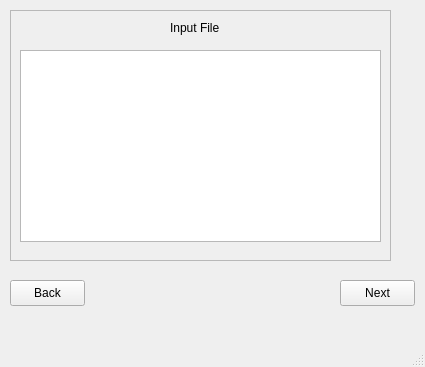
<?xml version="1.0" encoding="UTF-8"?>
<ui version="4.0">
 <class>GsWindow</class>
 <widget class="QMainWindow" name="GsWindow">
  <property name="geometry">
   <rect>
    <x>0</x>
    <y>0</y>
    <width>425</width>
    <height>367</height>
   </rect>
  </property>
  <property name="windowTitle">
   <string>Compute Ground State</string>
  </property>
  <widget class="QWidget" name="centralwidget">
   <widget class="QPushButton" name="pushButton">
    <property name="geometry">
     <rect>
      <x>10</x>
      <y>280</y>
      <width>75</width>
      <height>26</height>
     </rect>
    </property>
    <property name="toolTip">
     <string>&lt;html&gt;&lt;head/&gt;&lt;body&gt;&lt;p&gt;To First Window&lt;/p&gt;&lt;/body&gt;&lt;/html&gt;</string>
    </property>
    <property name="text">
     <string>Back</string>
    </property>
   </widget>
   <widget class="QPushButton" name="pushButton_2">
    <property name="geometry">
     <rect>
      <x>340</x>
      <y>280</y>
      <width>75</width>
      <height>26</height>
     </rect>
    </property>
    <property name="toolTip">
     <string>&lt;html&gt;&lt;head/&gt;&lt;body&gt;&lt;p&gt;Compute Ground State&lt;/p&gt;&lt;/body&gt;&lt;/html&gt;</string>
    </property>
    <property name="text">
     <string>Next</string>
    </property>
   </widget>
   <widget class="QFrame" name="frame">
    <property name="geometry">
     <rect>
      <x>10</x>
      <y>10</y>
      <width>381</width>
      <height>251</height>
     </rect>
    </property>
    <property name="frameShape">
     <enum>QFrame::StyledPanel</enum>
    </property>
    <property name="frameShadow">
     <enum>QFrame::Raised</enum>
    </property>
    <widget class="QLabel" name="label">
     <property name="geometry">
      <rect>
       <x>160</x>
       <y>10</y>
       <width>53</width>
       <height>16</height>
      </rect>
     </property>
     <property name="text">
      <string>Input File</string>
     </property>
    </widget>
    <widget class="QTextBrowser" name="textBrowser">
     <property name="geometry">
      <rect>
       <x>10</x>
       <y>40</y>
       <width>361</width>
       <height>192</height>
      </rect>
     </property>
    </widget>
   </widget>
  </widget>
  <widget class="QMenuBar" name="menubar">
   <property name="geometry">
    <rect>
     <x>0</x>
     <y>0</y>
     <width>425</width>
     <height>26</height>
    </rect>
   </property>
  </widget>
  <widget class="QStatusBar" name="statusbar"/>
 </widget>
 <resources/>
 <connections/>
</ui>
